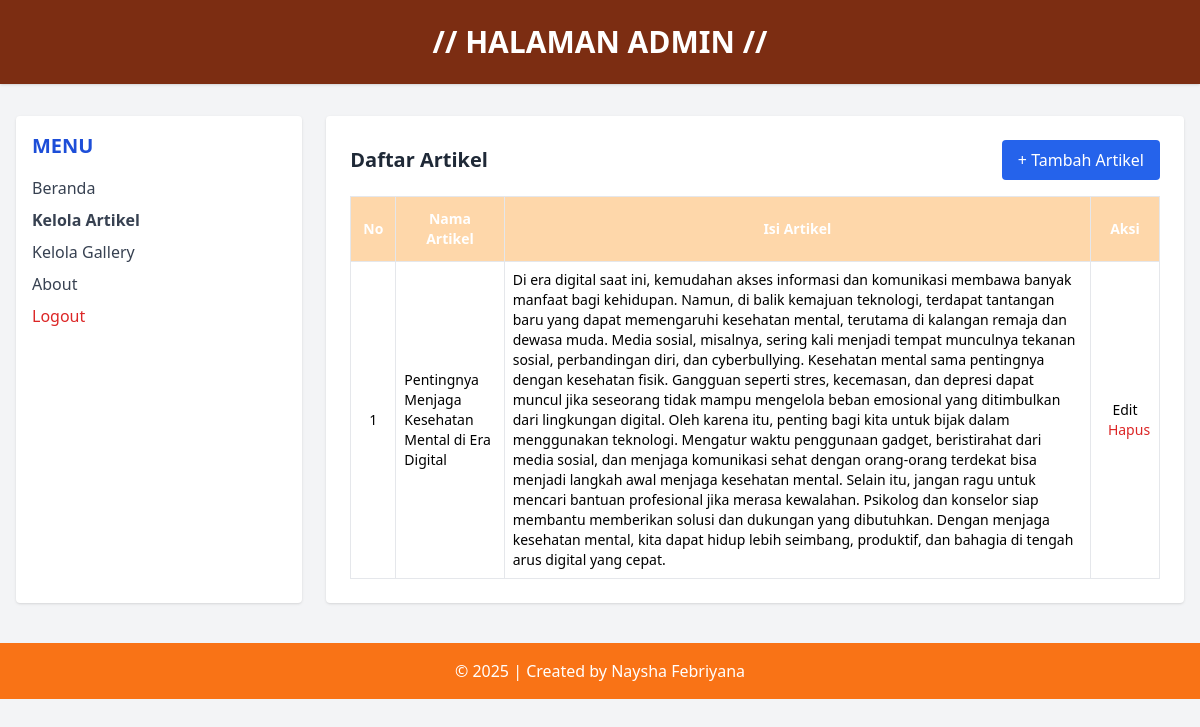
The app's page /data_artikel.php (signed in) with its own data.
### tables this page shows
CREATE TABLE `tbl_artikel` (
  `id_artikel` int(5) NOT NULL,
  `nama_artikel` text NOT NULL,
  `isi_artikel` text NOT NULL
);

### data_artikel.php (the view, shortened to what this page needs)
<?php
include('../koneksi.php');
?>
<!DOCTYPE html>
<html lang="en">
<head>
    <script src="https://cdn.tailwindcss.com"></script>
</head>
<body class="bg-gray-100 min-h-screen">
    <header class="bg-orange-900 text-white text-center py-6 shadow">
        <h1 class="text-3xl font-bold">// HALAMAN ADMIN //</h1>
    </header>
    <div class="flex max-w-7xl mx-auto mt-8 px-4">
        <aside class="w-1/4 bg-white rounded shadow p-4">
            <h2 class="text-xl font-semibold text-blue-700 mb-4 text-
center">MENU</h2>
            <ul class="space-y-2 text-gray-700">
            <li><a href="beranda_admin.php" class="block hover:text-blue-
600">Beranda</a></li>
            <li><a href="data_artikel.php" class="block font-semibold text-blue-
800">Kelola Artikel</a></li>
            <li><a href="data_gallery.php" class="block hover:text-blue-
600">Kelola Gallery</a></li>
            <li><a href="about.php" class="block hover:text-blue-
600">About</a></li>
            <li>
                <a href="logout.php" onclick="return confirm('Apakah anda yakiningin keluar?');" class="block text-red-600 hover:underline font-
medium">Logout</a>
            </li>
            </ul>
        </aside>
        <main class="w-3/4 bg-white rounded shadow p-6 ml-6">
            <div class="flex justify-between items-center mb-4">
                <h2 class="text-xl font-bold text-gray-800">Daftar Artikel</h2>
                <a href="add_artikel.php" class="bg-blue-600 text-white px-4 py-2 rounded hover:bg-blue-700
transition">+ Tambah Artikel</a>
            </div>
            <table class="min-w-full table-auto border border-gray-300 text-sm">
                <thead class="bg-orange-200 text-white">
                    <tr>
                        <th class="p-3 border">No</th>
                        <th class="p-3 border">Nama Artikel</th>
                        <th class="p-3 border">Isi Artikel</th>
                        <th class="p-3 border">Aksi</th>
                    </tr>
                </thead>
                <tbody>
                    <?php
                    $sql = "SELECT * FROM tbl_artikel";
                    $query = mysqli_query($db, $sql);
                    $no = 1;
                    while ($data = mysqli_fetch_array($query)) {
                        echo "<tr class='even:bg-gray-50'>";
                        echo "<td class='border p-2 text-center'>" . $no++ . "</td>";
                        echo "<td class='border p-2'>" .
                            htmlspecialchars($data['nama_artikel']) . "</td>";
                        echo "<td class='border p-2'>" .
                            htmlspecialchars($data['isi_artikel']) . "</td>";
                        echo "<td class='border p-2 text-center space-x-2'>
<a
href='edit_artikel.php?id_artikel={$data['id_artikel']}' class='text-blue-
600 hover:underline'>Edit</a>
<a
href='delete_artikel.php?id_artikel={$data['id_artikel']}'
onclick='return confirm(\"Yakin ingin menghapus?\")'
class='text-red-600 hover:underline'>Hapus</a>
</td>";
                        echo "</tr>";
                    }
                    ?>
                </tbody>
            </table>
        </main>
    </div>
    <footer class="bg-orange-500 text-white text-center py-4 mt-10">
        &copy; <?php echo date('Y'); ?> | Created by Naysha Febriyana
    </footer>
</body>
</html>

### records on screen
tbl_artikel: nama_artikel "Pentingnya Menjaga Kesehatan Mental di Era Digital", isi_artikel "Di era digital saat ini, kemudahan akses informasi dan komunikasi membawa banyak manfaat bagi kehidupan. Namun, di balik kemajuan teknologi, terdapat tantangan baru yang dapat memengaruhi kesehatan mental, terutama di kalangan remaja dan dewasa muda. Media sosial, misalnya, sering kali menjadi tempat munculnya tekanan sosial, perbandingan diri, dan cyberbullying. Kesehatan mental sama pentingnya dengan kesehatan fisik. Gangguan seperti stres, kecemasan, dan depresi dapat muncul jika seseorang tidak mampu mengelola beban emosional yang ditimbulkan dari lingkungan digital. Oleh karena itu, penting bagi kita untuk bijak dalam menggunakan teknologi. Mengatur waktu penggunaan gadget,…"
